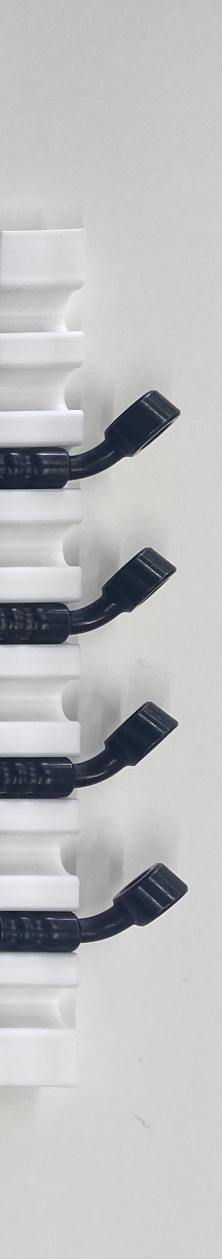
#> input picture datafornichi/src/back22.png, 444 x 2518 px, given in place of t2.png, which was not available (shown at 1/2 size)
$ python new.py
#> lines starting #> are read from the running program, lines starting #| are printed output that depends on the picture; after the words box and inside, x2 and y2 are one past the last pixel; in counts of white or black regions, pixels touching at a corner belong together; pictures that were not available may be replaced by others from this repository, and a replacement may not be noted
import os
import cv2
import numpy as np
import math
import time
import sys
try:
    import imutils
except:
    os.system("pip install imutils")
    import imutils


# [64 lines left out: functions crop_and_process_large_image, crop_temp, not called in this run]


def fit_angel_pca(sr,thr):
    min = 3000
    output = {}
    # tien xu ly
    img_src = cv2.cvtColor(sr, cv2.COLOR_BGR2GRAY)
    blurred = cv2.GaussianBlur(img_src, (3, 3), 0)
    _,src = cv2.threshold(blurred,thr, 255, cv2.THRESH_BINARY_INV  )
    contours, hierarchy = cv2.findContours(src, cv2.RETR_TREE, cv2.CHAIN_APPROX_NONE)
    for index, cnt in enumerate(contours):
        if hierarchy[0, index, 3] != -1:
            continue;
        # if hierarchy[0, index, 2] != -1:
        #     continue;
        area = cv2.contourArea(cnt)
        if area >= min:
            data = cnt[:, 0, :].astype(np.float32)
            mean, eigenvectors = cv2.PCACompute(data, mean=None)
            angel = math.atan2(eigenvectors[0][1], eigenvectors[0][0]) * (180 / math.pi)
            mean_point = (int(round(mean[0][0])), int(round(mean[0][1])))
            cv2.circle(sr, mean_point, 5, (0, 0, 255), -1)
            output[tuple(mean.flatten())] = angel
            scale = 100
            vector2_end = (int(mean_point[0] + eigenvectors[0][0] * scale), int(mean_point[1] + eigenvectors[0][1] * scale))
            cv2.line(sr, mean_point, vector2_end, (0, 255, 0), 1, cv2.LINE_AA)
            text = f"(angel: {angel})"
            cv2.putText(sr, text, (int(round(mean[0][0]) - 30), int(round(mean[0][1]) + 30)), cv2.FONT_HERSHEY_SIMPLEX, 0.5, (255, 0, 0), 1)
    cv2.imshow('Original Image', sr)
    return output,src,contours,hierarchy

def remove_jig(img):
    hsv = cv2.cvtColor(img, cv2.COLOR_BGR2HSV)
    lower_blue = np.array([90, 80, 80])
    upper_blue = np.array([130, 255, 255])
    # Tạo mask để chỉ giữ lại các pixel nằm trong khoảng giá trị màu xanh dương
    mask = np.zeros_like(img, dtype=np.uint8)
    mask[(hsv[:, :, 0] >= lower_blue[0]) & (hsv[:, :, 0] <= upper_blue[0]) &
         (hsv[:, :, 1] >= lower_blue[1]) & (hsv[:, :, 1] <= upper_blue[1]) &
         (hsv[:, :, 2] >= lower_blue[2]) & (hsv[:, :, 2] <= upper_blue[2])] =255
    result = cv2.bitwise_or(img, mask)
    # cv2.imshow('Original Image', mask)
    # cv2.imshow('Image without Blue-Green Objects', result)
    return result

# [14 lines left out: functions padding, rotate_point_in_image, not called in this run]


def matching(edges_src,edges_tem,template,object,min_thresh,angel_start,sr0):
    # # init parameter
    method = eval("cv2.TM_CCOEFF_NORMED")
    h, w = edges_tem.shape[:2]
    y_size = max(h, w)
    x_size = edges_src.shape[1]
    output = {}
    for angle_t in template.values():
        for index, (mean, angles) in enumerate(object.items()):
            # angle = angles - angle_t
            angle = angles

            rotated_src = imutils.rotate(edges_src,angle)
            roi_x = 0
            roi_y = int(mean[1] - y_size/2)
            roi_y = max(roi_y, 0)
            # Tạo ROI (Region of Interest)
            roi = rotated_src[roi_y:roi_y + y_size, roi_x:x_size]
            cv2.imshow('roi', roi)
            cv2.waitKey(0)

            if(roi_y+y_size) > edges_src.shape[0]:
                size = roi_y+y_size - edges_src.shape[0]
                roi =  padding(roi, size)
                roi_y = roi_y - size
            res = cv2.matchTemplate(roi, edges_tem, method)
            min_val, max_val, min_loc, max_loc = cv2.minMaxLoc(res)
            if max_val >= min_thresh:
                # sr0 = imutils.rotate(sr0, angle)
                print(max_val)
                topleft = max_loc
                topleft = (topleft[0], topleft[1] + roi_y)
                bottomright = (topleft[0] + w, topleft[1] + h)
                center_x = (topleft[0] + bottomright[0]) // 2
                center_y = (topleft[1] + bottomright[1]) // 2
                # sr0 = imutils.rotate(sr0, -angle)
                m_target = (center_x, center_y)
                m_target = rotate_point_in_image(sr0, m_target, -angle)
                cv2.circle(sr0, (m_target[0], m_target[1]), 8, (0, 255, 255), -1)
                output[angles]= m_target
                # mean_target.append(m_target)
                # angel_target.append(angles)
    sr0 = cv2.pyrDown(sr0)
    sr0 = cv2.pyrDown(sr0)
    cv2.imshow('Original Image', sr0)
    # cv2.imwrite("kt_mean.png",sr0)
    return  output

path_src = r"datafornichi\src\t2.png"
sr0 = cv2.imread(path_src)
#> sr0 is the input picture: shape (2518, 444, 3); mean B, G, R 190.3, 189.1, 188.7

path_tem = r"datafornichi\src\t2_tem.png"
sr1 = cv2.imread(path_tem)
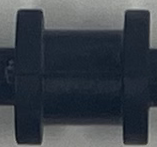
#> input picture datafornichi/src/t2_tem.png, 157 x 147 px, found by its file name
#> sr1 is the input picture: shape (147, 157, 3); mean B, G, R 74.2, 66.6, 59.9

thresh = 80

sr0 = remove_jig(sr0)
#> in remove_jig, `hsv = cv2.cvtColor(img, cv2.COLOR_BGR2HSV)`: hsv: shape (2518, 444, 3); mean H, S, V 63.8, 10.7, 191.4
sr1 = remove_jig(sr1)
#> in remove_jig (call 2), `hsv = cv2.cvtColor(img, cv2.COLOR_BGR2HSV)`: hsv: shape (147, 157, 3); mean H, S, V 94, 75.5, 74.7


template,edges_tem,contourt,_ = fit_angel_pca(sr1,thresh)
#> in fit_angel_pca, `_,src = cv2.threshold(blurred,thr, 255, cv2.THRESH_BINARY_INV  )`:
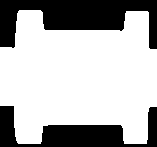
#> src: shape (147, 157); 69.6% white; 2 black regions
#> in fit_angel_pca, `contours, hierarchy = cv2.findContours(src, cv2.RETR_TREE, cv2.CHAIN_A..`: contours = 1 contour; box (x1, y1, x2, y2) and area: (0, 10, 157, 144) 15749
#> the loop in fit_angel_pca, `for index, cnt in enumerate(contours):` made 1 pass
#> (area, mean, eigenvectors, angel, mean_point, scale, vector2_end, text) on pass 1: (15749, [[79.38, 76.82]], [[1, -0.00282], [0.00282, 1]], -0.161, (79, 77), 100, (178, 76), '(angel: -0.1612913370787469)')
#> after the loop in fit_angel_pca, `for index, cnt in enumerate(contours):`:
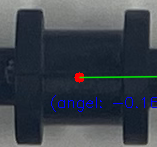
#> sr: shape (147, 157, 3); 2.19% of pixels changed, all inside (x1, y1, x2, y2) = (51, 72, 157, 112)
#> after the loop in fit_angel_pca, `for index, cnt in enumerate(contours):`: output = {(79.38, 76.82): -0.161}
#> template = {(79.38, 76.82): -0.161}; contourt has the same summary as contours in fit_angel_pca
object,edges_src,contours,hierarchy = fit_angel_pca(sr0,thresh)
#> call 2 of fit_angel_pca, with thr = 80
#> in fit_angel_pca (call 2), `_,src = cv2.threshold(blurred,thr, 255, cv2.THRESH_BINARY_INV  )`:
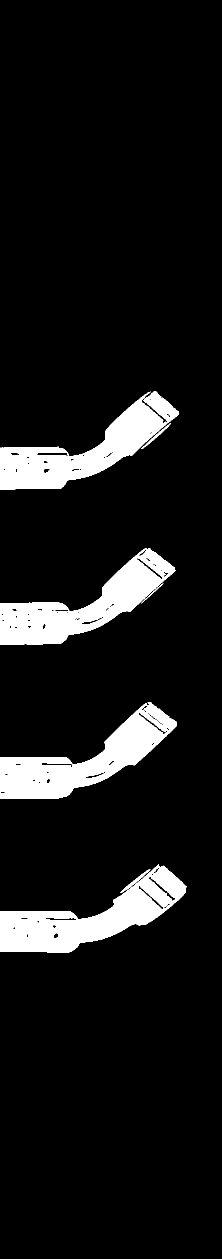
#> src: shape (2518, 444) (shown at 1/2 size); 9.2% white; 7 white regions
#> in fit_angel_pca (call 2), `contours, hierarchy = cv2.findContours(src, cv2.RETR_TREE, cv2.CHAIN_A..`: contours = 111 contours, 54 with area under 20; largest, box (x1, y1, x2, y2) and area: (0, 1728, 373, 1905) 26878, (0, 1405, 354, 1597) 25937, (0, 1096, 351, 1289) 25432, (0, 783, 358, 979) 25400, (73, 904, 137, 913) 374
#> the loop in fit_angel_pca (call 2), `for index, cnt in enumerate(contours):` made 111 passes
#> (area, mean, eigenvectors, angel, mean_point, vector2_end, text) on passes 2, 24, 53, 88: (26878, [[173, 1836.1]], [[0.961, -0.276], [0.276, 0.961]], -16.03, (173, 1836), (269, 1808), '(angel: -16.03259774764497)'), (25937, [[164.1, 1519.8]], [[0.928, -0.372], [0.372, 0.928]], -21.84, (164, 1520), (256, 1482), '(angel: -21.844543950583287)'), (25432.5, [[159.6, 1212.3]], [[0.929, -0.371], [0.371, 0.929]], -21.75, (160, 1212), (252, 1174), '(angel: -21.750263899877027)'), (25399.5, [[186.9, 886.9]], [[0.913, -0.407], [0.407, 0.913]], -24.01, (187, 887), (278, 846), '(angel: -24.012703625491582)')
#> cnt on passes 26, 45, 54: [[27, 1565], [28, 1564], [29, 1565], [28, 1566]], [[309, 1485], [310, 1484], [311, 1485], [310, 1486]], [[44, 1277], [45, 1276], [46, 1277], [45, 1278]]
#> after the loop in fit_angel_pca (call 2), `for index, cnt in enumerate(contours):`:
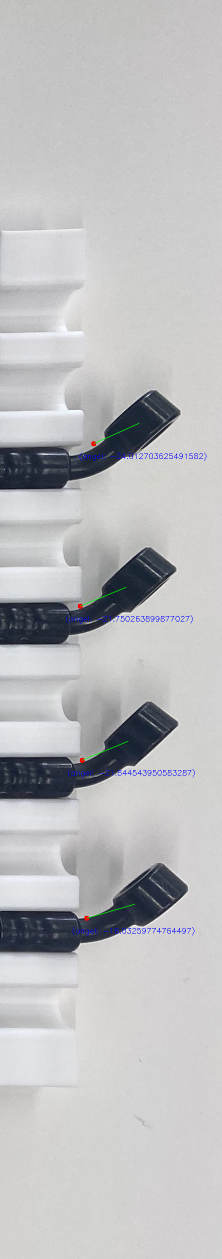
#> sr: shape (2518, 444, 3) (shown at 1/2 size); mean B, G, R 190.5, 188.8, 188.4
#> after the loop in fit_angel_pca (call 2), `for index, cnt in enumerate(contours):`: output = {(173, 1836.1): -16.03, (164.1, 1519.8): -21.84, (159.6, 1212.3): -21.75, (186.9, 886.9): -24.01}
#> object has the same summary as output in fit_angel_pca

cv2.imshow('Original Image',edges_tem)
#
result = matching(edges_src,edges_tem,template,object,0.6,0,sr0)
#> the loop in matching, `for angle_t in template.values():` made 1 pass
#> angle_t on pass 1: -0.161
#> pass 1, in matching, `cv2.imshow('roi', roi)`:
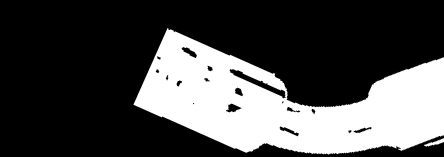
#> window 'roi': shape (157, 444); min 0, max 255, mean 75.6
#> after the loop in matching, `for angle_t in template.values():`: output = 0 items
#> in matching, `sr0 = cv2.pyrDown(sr0)`:
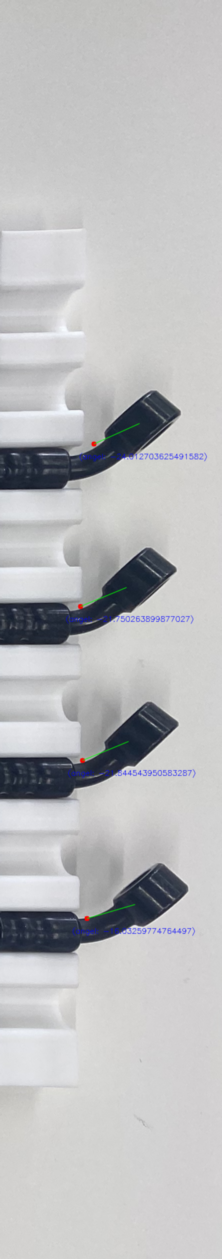
#> sr0: shape (1259, 222, 3); mean B, G, R 190.4, 188.8, 188.4
#> result = 0 items
myst=""
for k,v in result.items():
    note =str(v[0])+","+str(v[1])+","+str(k)+"/"
    myst+=note
#> this loop made 0 passes
#> after the loop, myst = ''
print(myst)
cv2.waitKey(0)
cv2.destroyAllWindows()
